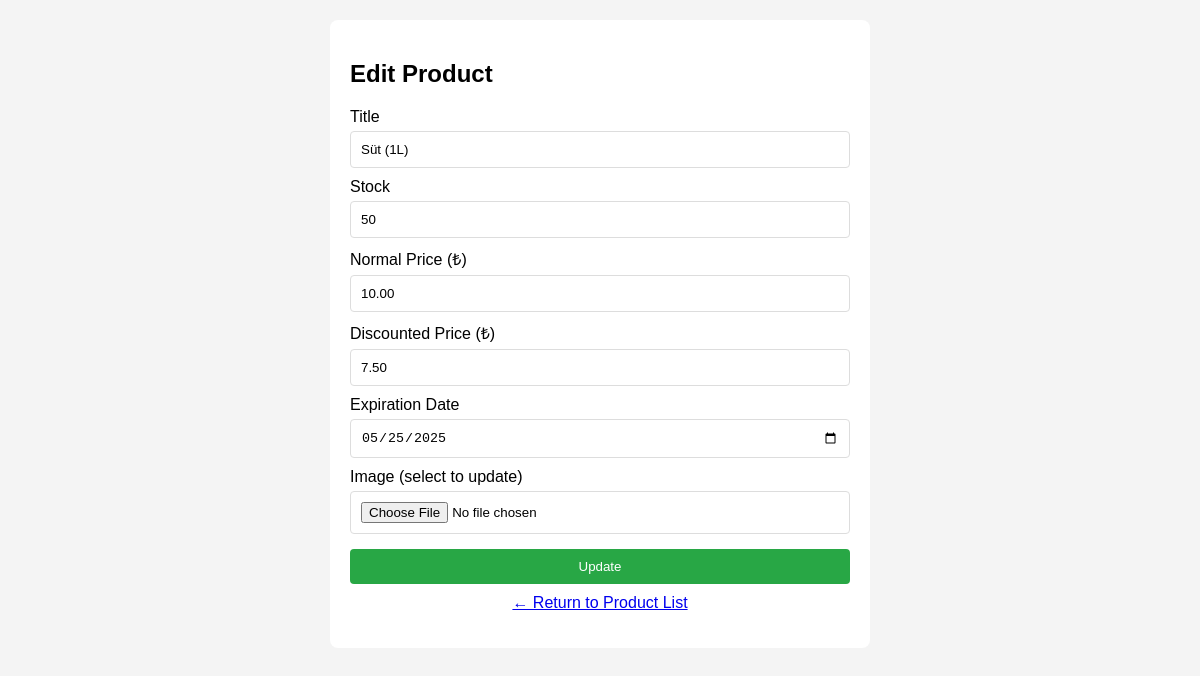
The page /edit_product.php?id=1 (signed in) on the database its author committed.
### tables this page shows
CREATE TABLE IF NOT EXISTS `products` (
  `product_id`       int NOT NULL AUTO_INCREMENT,
  `market_id`        int NOT NULL,
  `title`            varchar(255) NOT NULL,
  `stock`            int NOT NULL,
  `normal_price`     decimal(10,2) NOT NULL,
  `discounted_price` decimal(10,2) NOT NULL,
  `expiration_date`  date NOT NULL,
  `image`            varchar(255) NOT NULL,
  PRIMARY KEY (`product_id`),
  KEY `market_id` (`market_id`),
  CONSTRAINT `products_ibfk_1`
    FOREIGN KEY (`market_id`) REFERENCES `markets` (`market_id`) ON DELETE CASCADE
);

### edit_product.php (the view, shortened to what this page needs)
<?php
$pdo = getPDO();
$id = (int)($_GET['id'] ?? 0);
$stmt = $pdo->prepare("SELECT p.*, m.user_id FROM products p JOIN markets m ON p.market_id = m.market_id WHERE p.product_id = ?");
$stmt->execute([$id]);
$row = $stmt->fetch();
?>
<!doctype html>
<html lang="tr">
<head>
</head>
<body>
  <div class="container">
    <h2>Edit Product</h2>
    <form method="POST" enctype="multipart/form-data">
      <label>Title</label>
      <input name="title" type="text" value="<?= htmlspecialchars($row['title']) ?>" required>
      <label>Stock</label>
      <input name="stock" type="number" min="1" value="<?= htmlspecialchars($row['stock']) ?>" required>
      <label>Normal Price (₺)</label>
      <input name="normal_price" type="number" step="0.01" value="<?= htmlspecialchars($row['normal_price']) ?>" required>
      <label>Discounted Price (₺)</label>
      <input name="discounted_price" type="number" step="0.01" value="<?= htmlspecialchars($row['discounted_price']) ?>" required>
      <label>Expiration Date</label>
      <input name="expiration_date" type="date" value="<?= htmlspecialchars($row['expiration_date']) ?>" required>
      <label>Image (select to update)</label>
      <input name="image" type="file" accept="image/*">
      <button type="submit">Update</button>
    </form>
    <p style="text-align:center;margin-top:10px;">
      <a href="market_products.php">← Return to Product List</a>
    </p>
  </div>
</body>
</html>

### edit_product.php (style rules this page uses)
body { font-family:Arial,sans-serif;background:#f4f4f4;margin:0;padding:20px; }
.container { max-width:500px;margin:0 auto;background:#fff;padding:20px;border-radius:8px; }
label { display:block;margin-top:10px; }
input,button { width:100%;padding:10px;margin-top:5px;border:1px solid #ddd;border-radius:4px;box-sizing:border-box; }
button { background:#28a745;color:#fff;border:none;cursor:pointer;margin-top:15px; }

### rows shown on the page
products: title "Süt (1L)", stock "50", normal_price "10.00", discounted_price "7.50", expiration_date "05/25/2025"
